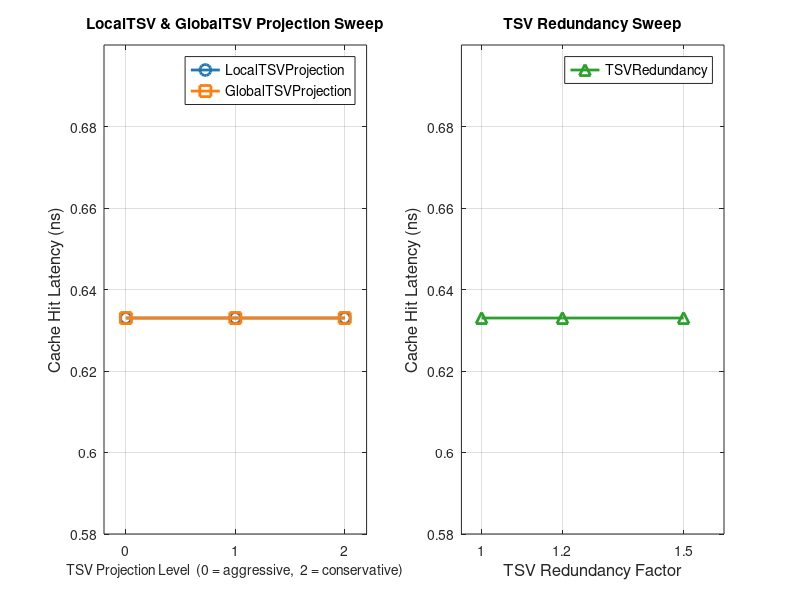

Recreate this plot in MATLAB. (Note: this script raises an error after producing the figure.)
% fig08_tsv_sensitivity_read_latency.m
% TSV Parameter Sensitivity — Read Latency (3D SRAM @ 32nm) — ESE5760 Final Project
% Baseline: LocalTSVProjection=0, GlobalTSVProjection=0, TSVRedundancy=1.0
% All three TSV parameters have zero effect on read latency at this configuration.

% --- LocalTSVProjection sweep (values 0, 1, 2) ---
local_x   = [0, 1, 2];
local_lat = [0.633, 0.633, 0.633];

% --- GlobalTSVProjection sweep (values 0, 1, 2) ---
global_x   = [0, 1, 2];
global_lat = [0.633, 0.633, 0.633];

% --- TSVRedundancy sweep (values 1.0, 1.2, 1.5) ---
redund_x   = [1.0, 1.2, 1.5];
redund_lat = [0.633, 0.633, 0.633];

figure('Position', [100 100 900 480]);

subplot(1,2,1);
plot(local_x,  local_lat,  '-o', 'Color', [0.122 0.467 0.706], 'LineWidth', 2, 'MarkerSize', 8); hold on;
plot(global_x, global_lat, '-s', 'Color', [1.000 0.498 0.055], 'LineWidth', 2, 'MarkerSize', 8);
set(gca, 'XTick', [0 1 2], 'FontSize', 10);
xlim([-0.2 2.2]);
ylim([0.580 0.700]);
xlabel('TSV Projection Level  (0 = aggressive,  2 = conservative)', 'FontSize', 10);
ylabel('Cache Hit Latency (ns)', 'FontSize', 12);
title('LocalTSV & GlobalTSV Projection Sweep', 'FontSize', 11, 'FontWeight', 'bold');
legend('LocalTSVProjection', 'GlobalTSVProjection', 'Location', 'northeast', 'FontSize', 10);
grid on; box on;

subplot(1,2,2);
plot(redund_x, redund_lat, '-^', 'Color', [0.173 0.627 0.173], 'LineWidth', 2, 'MarkerSize', 8);
set(gca, 'XTick', [1.0 1.2 1.5], 'FontSize', 10);
xlim([0.95 1.6]);
ylim([0.580 0.700]);
xlabel('TSV Redundancy Factor', 'FontSize', 12);
ylabel('Cache Hit Latency (ns)', 'FontSize', 12);
title('TSV Redundancy Sweep', 'FontSize', 11, 'FontWeight', 'bold');
legend('TSVRedundancy', 'Location', 'northeast', 'FontSize', 10);
grid on; box on;

sgtitle('TSV Parameter Sensitivity — Read Latency  (3D SRAM @ 32 nm)', 'FontSize', 13, 'FontWeight', 'bold');

drawnow;
set(gcf, 'Renderer', 'painters');
print('-djpeg', '-r150', fullfile(fileparts(mfilename('fullpath')), '..', '..', 'plots', 'tsv_sensitivity', 'fig08_tsv_sensitivity_read_latency.jpg'));
